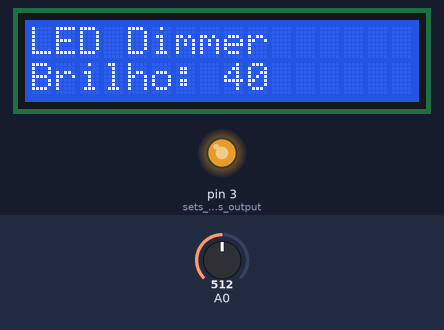
A sketch run on a simulated Arduino Uno, built with avr-gcc and run on an emulated ATmega328P. Shown: 16×2 character LCD, output pins drawn as LEDs (lit = HIGH). The inputs (shaded band) are chosen by the test bench; at power-on: A0 = 512.

Above: at 1.2 s.
1.3 s: A0 set to 410
2.8 s: A0 set to 392
At 3.5 s:
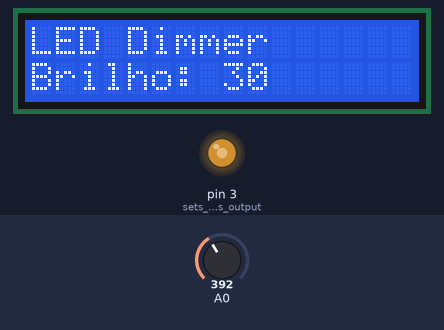
4.3 s: A0 set to 211
5.8 s: A0 set to 187
At 7.0 s:
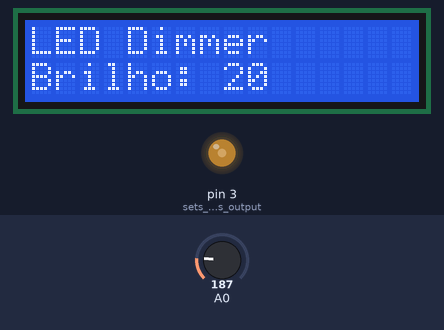
7.3 s: A0 set to 108
8.8 s: A0 set to 89
At 9.3 s:
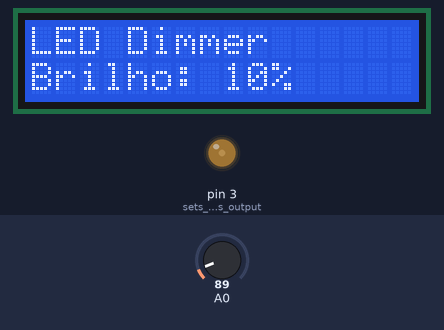
Timing chart, 0 to 11.3 s (numbered marks = the images above; inputs shaded):
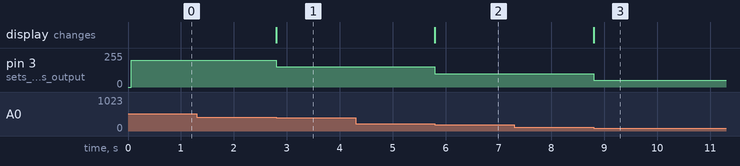

The sketch:

dimmer-lcd.ino
```cpp
#include <LiquidCrystal.h>

LiquidCrystal lcd(8, 9, 4, 5, 6, 7);
volatile int i=0;//initializing a integer for incrementing and decrementing duty ratio.

void setup()
{
 pinMode(3, OUTPUT);   // sets the pin9 as output
 lcd.begin(16, 2);
 lcd.setCursor(0,0);
 lcd.print("LED Dimmer");
 lcd.setCursor(0,1);
 lcd.print("Brilho:");
}

void loop()
{
 int botao;
 botao = analogRead (0);  //Leitura do valor da porta analógica A0
 lcd.setCursor(8,1);
 analogWrite(3, i);
 if (botao < 100) {
  i = 51;
  lcd.print ("10%");
 }
 else if (botao < 200) {
  i = 101;
  lcd.print ("20");
 }
 else if (botao < 400){
  i = 151;
  lcd.print ("30");
 }
 else if (botao < 600){
  i = 201;
  lcd.print ("40");
 }
 else if (botao < 800){
  i = 255;
  lcd.print ("50");
 }
}
```

Measured:
- the behaviour switches between 400 and 399 on A0 (found by bisection; images 0 and 1)
- the behaviour switches between 200 and 199 on A0 (found by bisection; images 1 and 2)
- the behaviour switches between 100 and 99 on A0 (found by bisection; images 2 and 3)
- after the input at 1.3 s, every drawn part: stays the same
- after the input at 2.8 s, pin 3 (sets_the_pin9_as_output): 201/255 → 151/255 at once; the display: changes at once (image 1)
- after the input at 4.3 s, every drawn part: stays the same
- after the input at 5.8 s, pin 3 (sets_the_pin9_as_output): 151/255 → 101/255 at once; the display: changes at once (image 2)
- after the input at 7.3 s, every drawn part: stays the same
- after the input at 8.8 s, pin 3 (sets_the_pin9_as_output): 101/255 → 51/255 at once; the display: changes at once (image 3)
